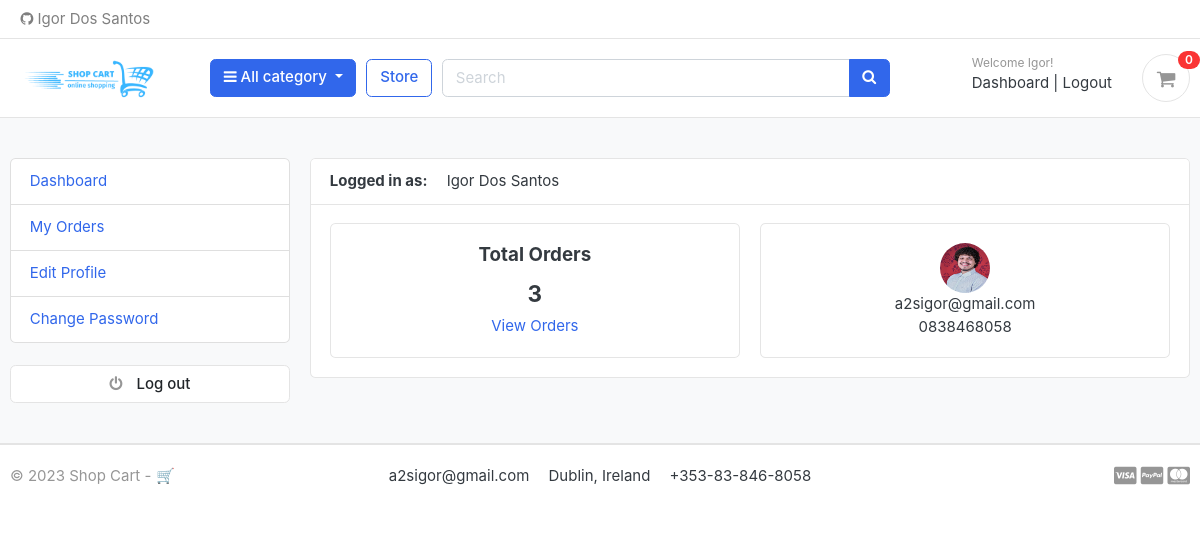
/accounts/dashboard/ (signed in), run on the app's committed database.
### accounts/models.py (models this page shows, shortened)
class Account(AbstractBaseUser):
    first_name      = models.CharField(max_length=50)
    last_name       = models.CharField(max_length=50)
    username        = models.CharField(max_length=50, unique=True)
    email           = models.EmailField(max_length=100, unique=True)
    phone_number    = models.CharField(max_length=50)
    date_joined     = models.DateTimeField(auto_now_add=True)
    last_login      = models.DateTimeField(auto_now_add=True)
    is_admin        = models.BooleanField(default=False)
    is_staff        = models.BooleanField(default=False)
    is_active        = models.BooleanField(default=False)
    is_superadmin        = models.BooleanField(default=False)
    USERNAME_FIELD = 'email'
    REQUIRED_FIELDS = ['username', 'first_name', 'last_name']
    objects = MyAccountManager()
    def full_name(self):
        return f'{self.first_name} {self.last_name}'

class UserProfile(models.Model):
    user = models.OneToOneField(Account, on_delete=models.CASCADE) #only one profile for each person
    address_line_1 = models.CharField(blank=True, max_length=100)
    address_line_2 = models.CharField(blank=True, max_length=100)
    profile_picture = models.ImageField(blank=True, upload_to='userprofile')
    city = models.CharField(blank=True, max_length=20)
    state = models.CharField(blank=True, max_length=20)
    country = models.CharField(blank=True, max_length=20)

### accounts/views.py (the view)
# urls.py: path('dashboard/', views.dashboard, name='dashboard'),
@login_required(login_url = 'login')
def dashboard(request):
    orders = Order.objects.order_by('-created_at').filter(user_id=request.user.id, is_ordered=True)
    orders_count = orders.count()
    userprofile = UserProfile.objects.get(user_id=request.user.id)
    context = {
        'orders_count': orders_count,
        'userprofile': userprofile,
    }
    return render(request, 'accounts/dashboard.html', context)

### carts/context_processors.py (called while the page is built)
def counter(request):
    cart_count = 0
    if 'admin' in request.path:
        return{}
    else:
        try:
            cart = Cart.objects.filter(cart_id=_cart_id(request))
            if request.user.is_authenticated:
                cart_items = CartItem.objects.all().filter(user=request.user)
            else:
                 cart_items = CartItem.objects.all().filter(cart=cart[:1])
            for cart_item in cart_items:
                cart_count += cart_item.quantity
        except cart.DoesNotExist:
            cart_count = 0
    return dict(cart_count = cart_count)

### carts/views.py (called while the page is built)
def _cart_id(request):
    cart = request.session.session_key
    if not cart:
        cart = request.session.create()
    return cart

### category/context_processors.py (called while the page is built)
def menu_links(request):
    links = Category.objects.all()
    return dict(links=links)

### category/models.py (called while the page is built)
    def get_url(self):
        return reverse('products_by_category', args=[self.slug])

### templates/accounts/dashboard.html (shortened to what this page needs)
{% extends 'base.html' %}
{% block content %}
<section class="section-conten padding-y bg">
<div class="container">
	<div class="row">
	{% include 'includes/dashboard_sidebar.html' %}
	<main class="col-md-9">
		<article class="card">
		<header class="card-header">
			<strong class="d-inline-block mr-3">Logged in as:</strong>
			<span>{{user.full_name}}</span>
		</header>
		<div class="card-body">
			<div class="row">
			<div class="col-md-6">
				<div class="card" style="text-align:center;">
					<div class="card-body">
						<h5 class="card-title">Total Orders</h5>
						<h4>{{orders_count}}</h4>
						<a href="{% url 'my_orders' %}">View Orders</a>
					</div>
				</div>
			</div>
			<div class="col-md-6">
				<div class="card" style="text-align:center;">
					<div class="card-body">
						<img src="{{userprofile.profile_picture.url}}" alt="User Profile Picture" width="50" height="50" style="border-radius:50%;">
						<p class="mb-0">{{user.email}}</p>
						<p>{{user.phone_number}}</p>
					</div>
				</div>
			</div>
			</div>
		</div>
		</article>
	</main>
</div>
</div>
</section>
{% endblock %}

### templates/includes/navbar.html (shortened to what this page needs)
{% load static %}
<header class="section-header">
    <nav class="navbar p-md-0 navbar-expand-sm navbar-light border-bottom">
    <div class="container">
      <div class="collapse navbar-collapse" id="navbarTop4">
        <ul class="navbar-nav">
            <li><a href="https://github.com/Igor-dos-santos" class="nav-link" target="_blank"> <i class="fa fa-github"></i> Igor Dos Santos </a></li>
        </ul>
      </div>
    </div>
    </nav>
    <section class="header-main border-bottom">
        <div class="container">
    <div class="row align-items-center">
        <div class="col-lg-2 col-md-3 col-6">
            <a href="{% url 'home' %}" class="brand-wrap">
                <img class="logo" src="{% static './images/logo.jpg' %}">
            </a>
        </div>
        <div class="col-lg col-sm col-md col-6 flex-grow-0">
            <div class="category-wrap dropdown d-inline-block float-right">
                <button type="button" class="btn btn-primary dropdown-toggle" data-toggle="dropdown">
                    <i class="fa fa-bars"></i> All category
                </button>
            </div>
        </div>
        <a href="{% url 'store' %}" class="btn btn-outline-primary">Store</a>
        <div class="col-lg  col-md-6 col-sm-12 col">
            <form action="{% url 'search' %}" class="search">
                <div class="input-group w-100">
                    <input type="text" class="form-control" style="width:60%;" placeholder="Search" name="keyword">
                    <div class="input-group-append">
                      <button class="btn btn-primary" type="submit">
                        <i class="fa fa-search"></i>
                      </button>
                    </div>
                </div>
            </form>
        </div>
        <div class="col-lg-3 col-sm-6 col-8 order-2 order-lg-3">
                    <div class="d-flex justify-content-end mb-3 mb-lg-0">
                        {% if user.id is None %}
                        <div class="widget-header">
                            <small class="title text-muted">Welcome guest!</small>
                            <div>
                                <a href="{% url 'login' %}">Sign in</a> <span class="dark-transp"> | </span>
                                <a href="{% url 'register' %}"> Register</a>
                            </div>
                        </div>
                        {% else %}
                        <div class="widget-header">
                            <small class="title text-muted">Welcome {{user.first_name}}!</small>
                            <div>
                                <a href="{% url 'dashboard' %}">Dashboard</a> <span class="dark-transp"> | </span>
                                <a href="{% url 'logout' %}"> Logout</a>
                            </div>
                        </div>
                        {% endif %}
                        <a href="{% url 'cart' %}" class="widget-header pl-3 ml-3">
                            <div class="icon icon-sm rounded-circle border"><i class="fa fa-shopping-cart"></i></div>
                            <span class="badge badge-pill badge-danger notify">{{cart_count}}</span>
                        </a>
                    </div>
                </div>
    </div>
        </div>
    </section>
    </header>

### static/css/ui.css (style rules this page uses)
html { font-family: "Inter", sans-serif; font-size: 15px; }
.icon-xs, .icon-sm, .icon-md, .icon-lg { display: inline-block; text-align: center; flex-shrink: 0; flex-grow: 0; }
.icon-sm { width: 48px; height: 48px; line-height: 48px !important; font-size: 20px; }
.padding-y { padding-top: 40px; padding-bottom: 40px; }
article:after, .form-group:after { display: block; clear: both; content: ""; }
.bg { background-color: #f8f9fa; }
p:last-child { margin-bottom: 0; }
.header-main { position: relative; padding-top: 1rem; padding-bottom: 1rem; }
.brand-wrap .logo, .navbar-brand .logo { margin-right: 7px; max-height: 42px; display: inline-block; }
.widget-header { display: inline-block; vertical-align: middle; position: relative; }
.widget-header a { color: #343a40; }
.widget-header i { color: #969696; }
.widget-header .title { display: block; }
.widget-header .notify { position: absolute; top: -3px; right: -10px; }
.notify { position: absolute; top: -4px; right: -10px; display: inline-block; padding: 0.25em 0.6em; font-size: 12px; line-height: 1; text-align: center; border-radius: 3rem; color: #fff; background-color: #fa3434; }

### data on the page
Account: first_name "Igor", full_name "Igor Dos Santos", email "a2sigor@gmail.com", phone_number "0838468058"
UserProfile: profile_picture (picture)

### other printed values
{{ cart_count }} "0"
{{ orders_count }} "3"
